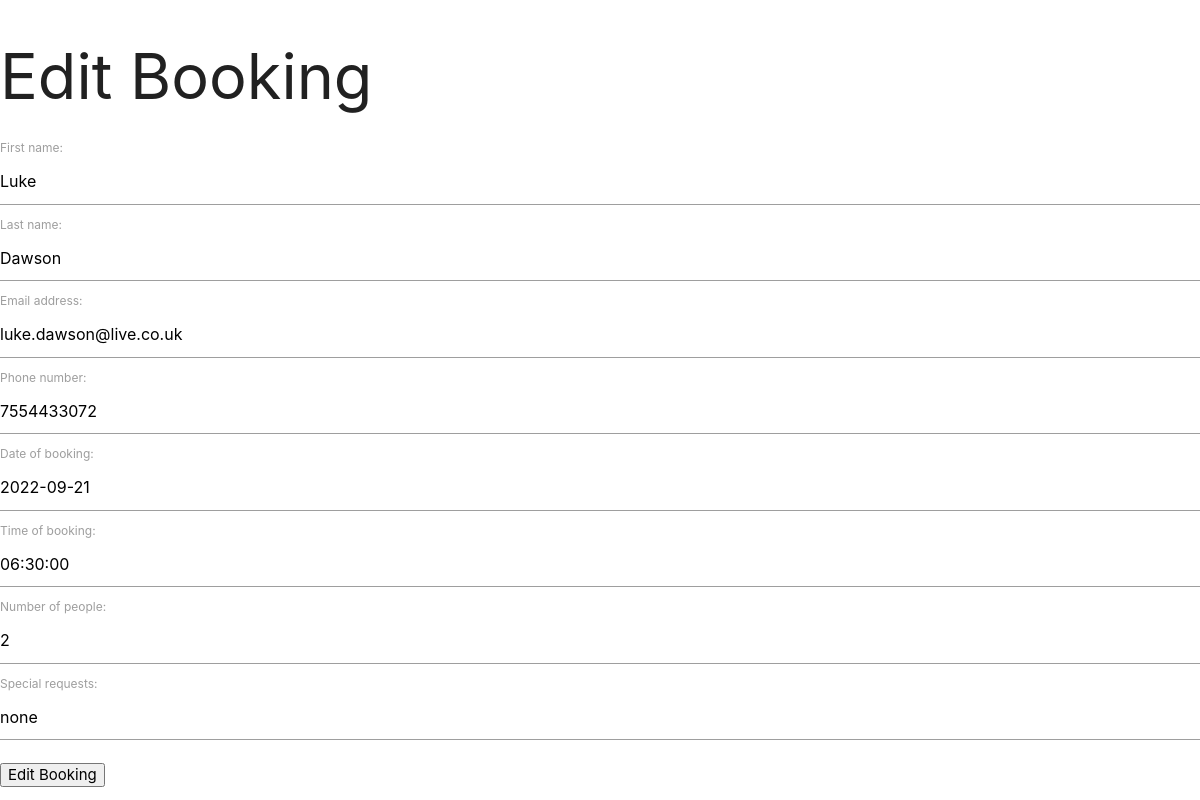
The app's page /edit/7 with its own data.
### booking/models.py (models this page shows, shortened)
class Booking(models.Model):
    first_name = models.CharField(max_length=25, null=False, blank=False)
    last_name = models.CharField(max_length=25, null=False, blank=False)
    email_address = models.EmailField(default="email@email.com")
    phone_number = models.IntegerField()
    date_of_booking = models.DateField()
    time_of_booking = models.TimeField()
    number_of_people = models.IntegerField()
    special_requests = models.CharField(max_length=200)

### booking/views.py (the view)
# urls.py: path('edit/<booking_id>', views.edit_booking, name='edit'),
def edit_booking(request, booking_id):
    booking = get_object_or_404(Booking, id=booking_id)
    if request.method == 'POST':
        form = BookingForm(request.POST, instance=booking)
        if form.is_valid():
            form.save()
            print('form saved')
            return redirect(get_bookings)
    form = BookingForm(instance=booking)
    context = {
        'form': form
        }
    return render(request, 'booking/edit_booking.html', context)

### booking/forms.py
class BookingForm(forms.ModelForm):
    class Meta:
        model = Booking
        fields = [
            'first_name',
            'last_name',
            'email_address',
            'phone_number',
            'date_of_booking',
            'time_of_booking',
            'number_of_people',
            'special_requests'
        ]

### booking/templates/booking/edit_booking.html (shortened to what this page needs)
<!DOCTYPE html>
<html lang="en">
<head>
  <link rel="stylesheet" href="https://cdnjs.cloudflare.com/ajax/libs/materialize/1.0.0/css/materialize.min.css">
</head>
<body>
  <h1>Edit Booking</h1>
  <form method="POST">
    {{ form }}
    <div>
        <p>
            <button type="submit">Edit Booking</button>
        </p>
    </div>
</form>
</body>
</html>

### records on screen
Booking: first_name "Luke", last_name "Dawson", email_address "luke.dawson@live.co.uk", phone_number "7554433072", date_of_booking "2022-09-21", time_of_booking "06:30:00", number_of_people "2", special_requests "none"
